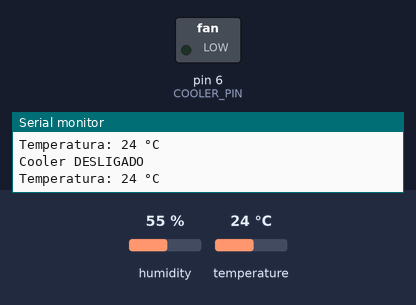
A sketch run on a simulated Arduino Uno, built with avr-gcc and run on an emulated ATmega328P. Shown: switched loads named in the sketch (green lamp = pin HIGH), the last lines printed to the serial monitor. Inputs (shaded band) come from the test bench; at power-on: temperature 24 °C, humidity 55 %.

Above: at 3.8 s.
3.9 s: temperature set to 28 °C
8.2 s: temperature set to 31 °C
At 10.9 s:
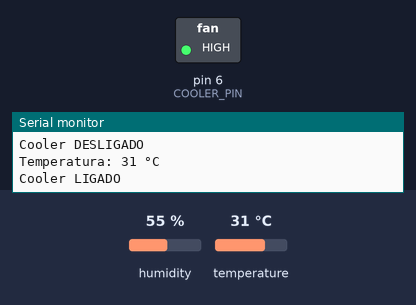
12.1 s: temperature set to 12 °C
At 14.1 s:
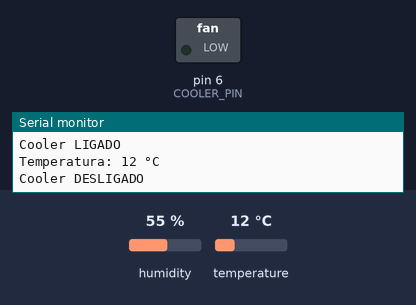
16.0 s: temperature set to 33 °C
At 20.4 s:
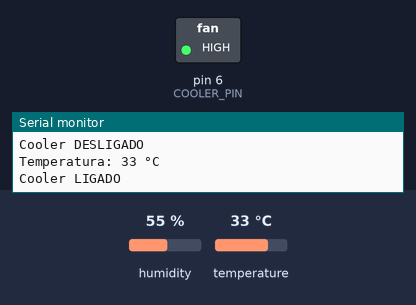
Timing chart, 0 to 21.6 s (numbered marks = the images above; inputs shaded):
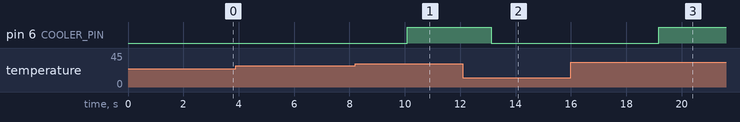

Measured:
- the behaviour switches between 29 and 30 °C on temperature (found by bisection; images 0 and 1)
- after the input at 8.2 s, pin 6 (COOLER_PIN): LOW → HIGH after 1.9 s
- after the input at 12.1 s, pin 6 (COOLER_PIN): HIGH → LOW after 1.0 s
- after the input at 16.0 s, pin 6 (COOLER_PIN): LOW → HIGH after 3.2 s

The sketch:

projetoSA.ino
```cpp
/*INCLUSÃO DE BIBLIOTECAS*/
#include <DHT11.h>

/*INSTANCIANDO OBJETOS*/
DHT11 dht11(2); // Instanciando um objeto DHT11 conectado no pino digital 2

/*DECLARAÇÃO DE VARIÁVEIS*/
const int COOLER_PIN = 6; // Pino do cooler
int TEMP_LIMITE = 30; // Temperatura limite para ligar o cooler

void setup() {
  Serial.begin(9600); //INICIALIZANDO A COMUNICAÇÃO SERIAL (TAXA DE BITS QUE SERÁ PASSADO NA COMUNICAÇÃO)

  pinMode(COOLER_PIN, OUTPUT); // Configura o pino do cooler como saída

  digitalWrite(COOLER_PIN, LOW); // Inicia com o cooler desligado
}

void loop() {

  int temperature = dht11.readTemperature(); // Lê a temperatura E GUARDARÁ A TEMPERATURA NA VARIÁVEL TEMPERATURE.

  //este if
  if (temperature != DHT11::ERROR_CHECKSUM &&
    temperature != DHT11::ERROR_TIMEOUT) {

    //irá imprimir no monitor serial a temperatura que foi lida.
    Serial.print("Temperatura: ");
    Serial.print(temperature);
    Serial.println(" °C");

    // Se a temperatura alcançar ou ultrapassar a temperatura limite, o cooler será ativado.
    if (temperature >= TEMP_LIMITE) {
      delay(500); //aguarda meio segundo antes de ativar o cooler.
      digitalWrite(COOLER_PIN, HIGH); // Liga o cooler
      Serial.println("Cooler LIGADO");
    } else { //Quando a temperatura estiver abaixo do limite estabelecido, o cooler permanecerá desligado ou desligará.
      delay(500); //tempo de espera até desativar o cooler.
      digitalWrite(COOLER_PIN, LOW); // Desliga o cooler
      Serial.println("Cooler DESLIGADO");
    }

  } else {
    Serial.println("NÃO FOI POSSÍVEL DETECTAR A TEMPERATURA");
    // Serial.println(DHT11::getErrorString(temperature));
  }

  delay(2000); // Aguarda 2 segundos entre leituras
}
```
